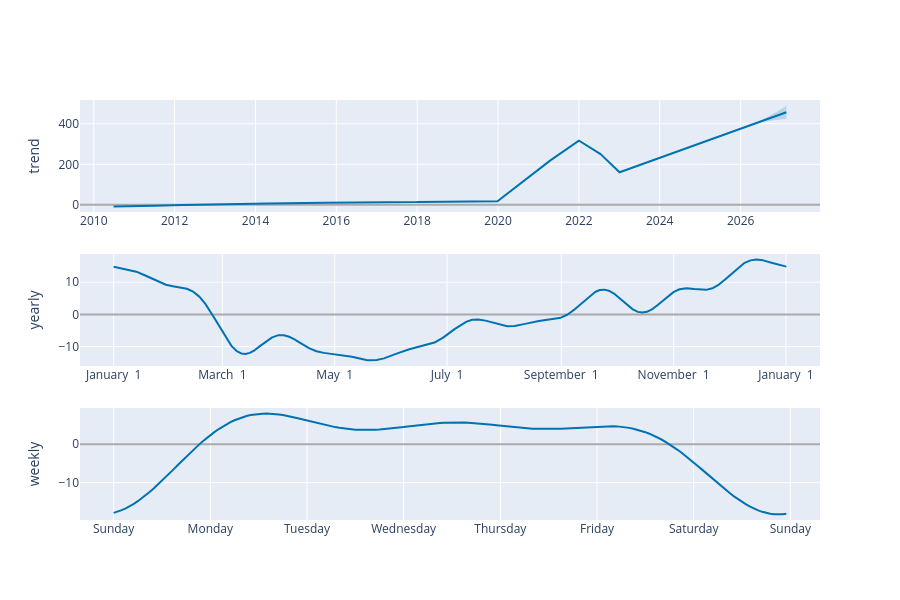

Notebook code cell kept with this figure:
### Code cell
# we can also have a component analysis, e.g. seasonality within a year or a week
plot_components_plotly(m, forecast)

### Figure 1 — Plotly figure (JSON) as saved in the notebook; plotly's stock layout.template omitted (floating-point values rounded to 4 significant figures; data arrays with more than 128 entries replaced by an {"elided": "..."} marker saying what was removed)
{"data": [{"line": {"color": "#0072B2", "width": 2}, "mode": "lines", "name": "trend", "type": "scatter", "x": {"elided": "4299 str values"}, "xaxis": "x", "y": {"elided": "4299 float values"}, "yaxis": "y"}, {"line": {"color": "rgba(0, 114, 178, 0.2)", "width": 0}, "mode": "lines", "name": "trend_upper", "type": "scatter", "x": {"elided": "4299 str values"}, "xaxis": "x", "y": {"elided": "4299 float values"}, "yaxis": "y"}, {"fill": "tonexty", "fillcolor": "rgba(0, 114, 178, 0.2)", "line": {"color": "rgba(0, 114, 178, 0.2)", "width": 0}, "mode": "lines", "name": "trend_lower", "type": "scatter", "x": {"elided": "4299 str values"}, "xaxis": "x", "y": {"elided": "4299 float values"}, "yaxis": "y"}, {"line": {"color": "#0072B2", "width": 2}, "mode": "lines", "name": "yearly", "type": "scatter", "x": {"elided": "8766 str values"}, "xaxis": "x2", "y": {"elided": "8766 float values"}, "yaxis": "y2"}, {"line": {"color": "#0072B2", "width": 2}, "mode": "lines", "name": "weekly", "type": "scatter", "x": {"elided": "168 str values"}, "xaxis": "x3", "y": {"elided": "168 float values"}, "yaxis": "y3"}], "layout": {"height": 600, "showlegend": false, "width": 900, "xaxis": {"anchor": "y", "domain": [0, 1], "range": ["2009-08-29T06:21:00", "2027-12-19T02:39:00"], "type": "date"}, "xaxis2": {"anchor": "y2", "domain": [0, 1], "range": ["2016-12-13T17:45:00", "2018-01-19T11:15:00"], "tickformat": "%B %e", "type": "date"}, "xaxis3": {"anchor": "y3", "domain": [0, 1], "range": ["2016-12-31T15:39:00", "2017-01-08T07:21:00"], "tickformat": "%A", "type": "date"}, "yaxis": {"anchor": "x", "domain": [0.7333, 1], "rangemode": "normal", "title": {"text": "trend"}, "zerolinecolor": "#AAA"}, "yaxis2": {"anchor": "x2", "domain": [0.3667, 0.6333], "title": {"text": "yearly"}, "zerolinecolor": "#AAA"}, "yaxis3": {"anchor": "x3", "domain": [0, 0.2667], "title": {"text": "weekly"}, "zerolinecolor": "#AAA"}}}
